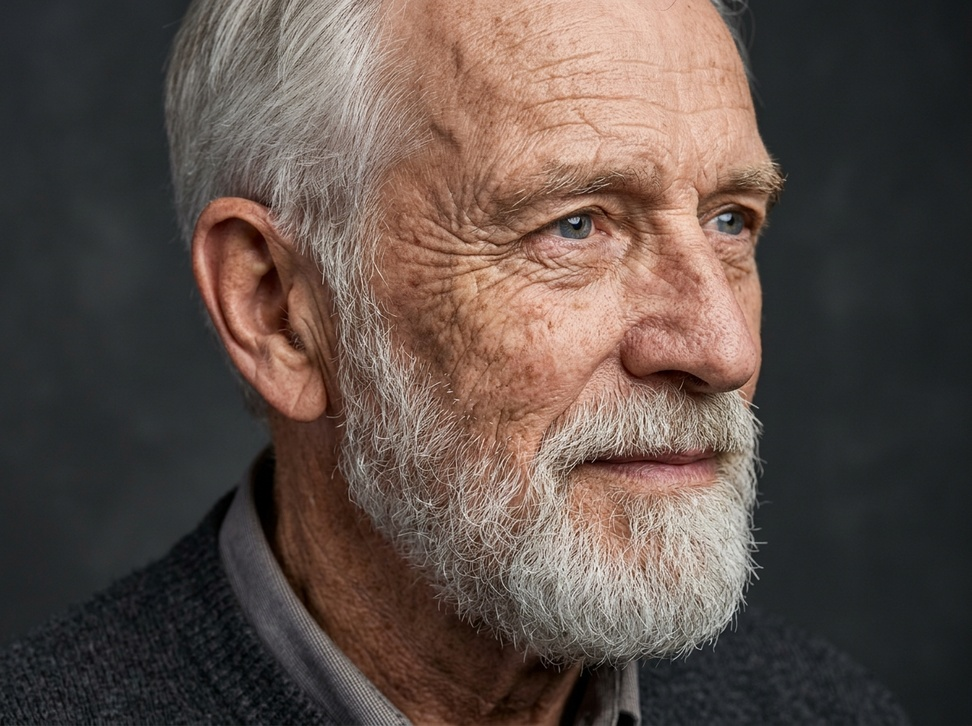
#> input picture Referencia/assets/generated/elderly_man_34_right_1791645388025.jpg, 972 x 726 px, shrunk from 1200 x 896 before the run, found by its file name
$ python expand_dataset.py
#> lines starting #> are read from the running program, lines starting #| are printed output that depends on the picture
from PIL import Image, ImageOps
import os
import json

base_dir = r"C:\Users\Rooster\.gemini\antigravity\scratch\angleref-app"
gen_dir = os.path.join(base_dir, "assets", "generated")

mirrors = [
    {
        "src": "elderly_man_34_right_1791645388025.jpg",
        "dst": "elderly_man_34_left_mirror.jpg",
        "title": "Anciano con Barba Blanca (3/4 Izquierda -45°)",
        "category": "three_quarter_left",
        "yaw": -45,
        "pitch": 0,
        "author": "Estudio Geriátrico IA"
    },
    {
        "src": "child_boy_34_right_1791645459616.jpg",
        "dst": "child_boy_34_left_mirror.jpg",
        "title": "Niño 8 Años Sonriendo (3/4 Izquierda -45°)",
        "category": "three_quarter_left",
        "yaw": -45,
        "pitch": 0,
        "author": "Estudio Infantil IA"
    },
    {
        "src": "asian_woman_34_left_1791653132310.jpg",
        "dst": "asian_woman_34_right_mirror.jpg",
        "title": "Mujer Asiática 28 años (3/4 Derecha 45°)",
        "category": "three_quarter_right",
        "yaw": 45,
        "pitch": 0,
        "author": "Estudio de Retrato IA"
    },
    {
        "src": "elderly_woman_profile_1791645537376.jpg",
        "dst": "elderly_woman_profile_left_mirror.jpg",
        "title": "Anciana 80 años con Moño (Perfil Izquierdo -90°)",
        "category": "profile_left",
        "yaw": -90,
        "pitch": 0,
        "author": "Estudio Geriátrico IA"
    },
    {
        "src": "pure_side_profile_woman_1791643559644.jpg",
        "dst": "pure_side_profile_woman_right_mirror.jpg",
        "title": "Mujer Joven Silueta Pura (Perfil Derecho 90°)",
        "category": "profile_right",
        "yaw": 90,
        "pitch": 0,
        "author": "Estudio Anatómico IA"
    },
    {
        "src": "young_girl_profile_1791645616397.jpg",
        "dst": "young_girl_profile_right_mirror.jpg",
        "title": "Niña 7 años con Trenza (Perfil Derecho 90°)",
        "category": "profile_right",
        "yaw": 90,
        "pitch": 0,
        "author": "Estudio Infantil IA"
    },
    {
        "src": "three_quarter_low_angle_1791643827513.jpg",
        "dst": "three_quarter_low_angle_left_mirror.jpg",
        "title": "Contrapicado 3/4 Izquierdo con Barba (-40°, -25°)",
        "category": "pitch_up",
        "yaw": -40,
        "pitch": -25,
        "author": "Estudio de Perspectiva IA"
    },
    {
        "src": "three_quarter_back_man_1791643519249.jpg",
        "dst": "three_quarter_back_man_left_mirror.jpg",
        "title": "3/4 Trasero Izquierdo Masculino (-135° Back View)",
        "category": "back_three_quarter",
        "yaw": -135,
        "pitch": 0,
        "author": "Estudio Posterior IA"
    }
]

print("Generating mirrored assets...")
for m in mirrors:
    src_path = os.path.join(gen_dir, m["src"])
    dst_path = os.path.join(gen_dir, m["dst"])
    if os.path.exists(src_path):
        with Image.open(src_path) as im:
#> im is the input picture: PIL image 972x726 RGB; mean R, G, B 92.8, 78.7, 72.3
            flipped = ImageOps.mirror(im)
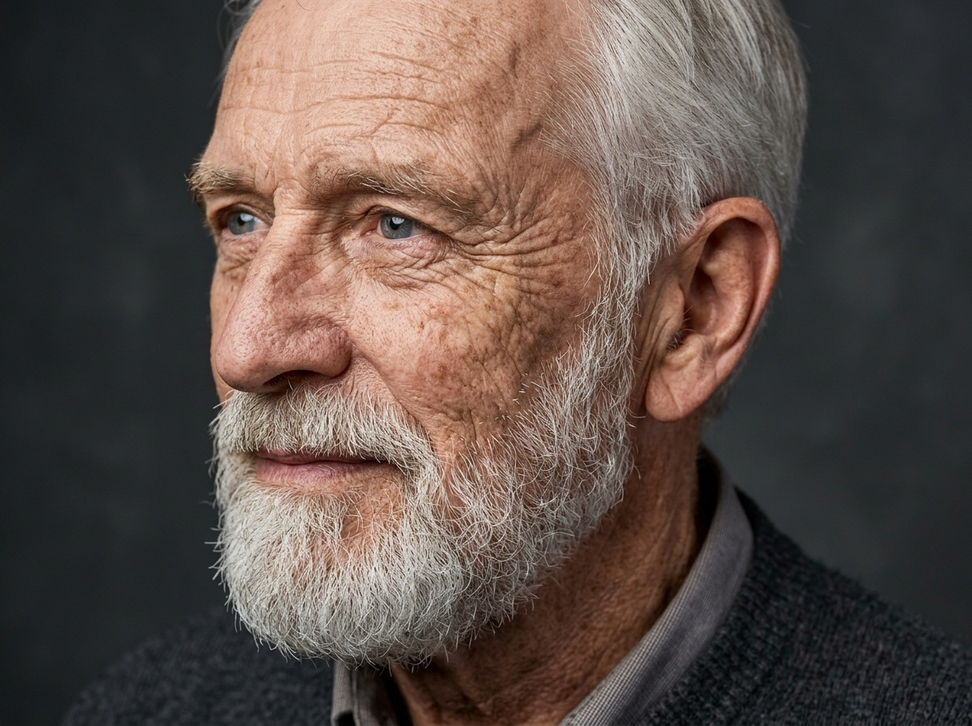
#> flipped: PIL image 972x726 RGB; mean R, G, B 92.8, 78.7, 72.3
            flipped.save(dst_path, quality=95)
            print(f"Created {m['dst']}")
    else:
        print(f"Warning: source {src_path} not found")
#> pass 2 of the loop `for m in mirrors:`:
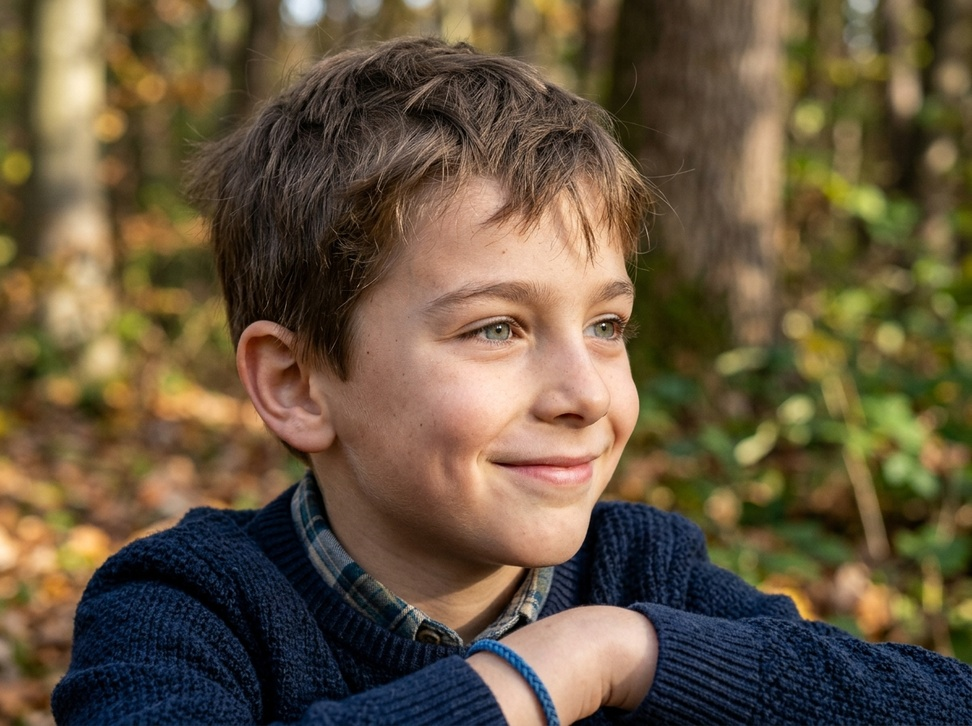
#> input picture Referencia/assets/generated/child_boy_34_right_1791645459616.jpg, 972 x 726 px, shrunk from 1200 x 896 before the run, found by its file name
#> im is the input picture: PIL image 972x726 RGB; mean R, G, B 102.1, 86.1, 62.5
#> `flipped = ImageOps.mirror(im)`:
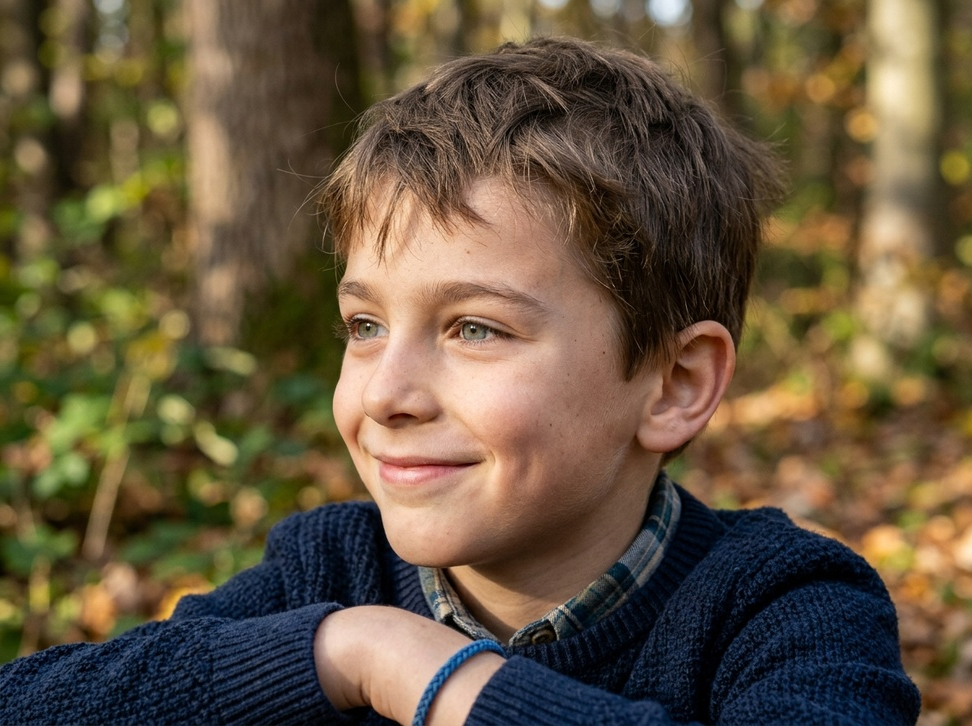
#> flipped: PIL image 972x726 RGB; mean R, G, B 102.1, 86.1, 62.5
#> pass 3 of the loop `for m in mirrors:`:
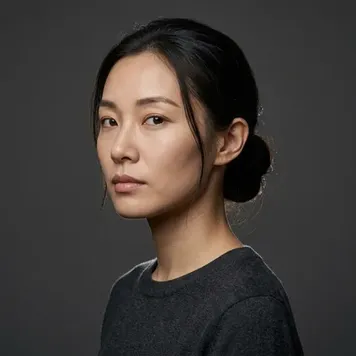
#> input picture Referencia/assets/thumbs/asian_woman_34_left_1791653132310.webp, 356 x 356 px, shrunk from 440 x 440 before the run, given in place of asian_woman_34_left_1791653132310.jpg, which was not available
#> im is the input picture: PIL image 356x356 RGB; mean R, G, B 64.9, 59.2, 55.6
#> `flipped = ImageOps.mirror(im)`:
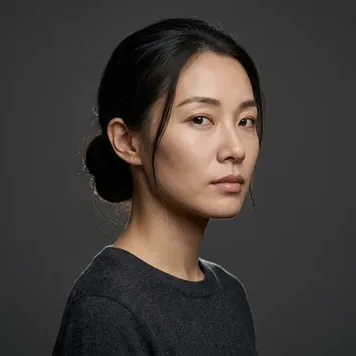
#> flipped: PIL image 356x356 RGB; mean R, G, B 64.9, 59.2, 55.6
#> the loop made 8 passes; the first 3 are shown

print("Done generating mirrors.")
